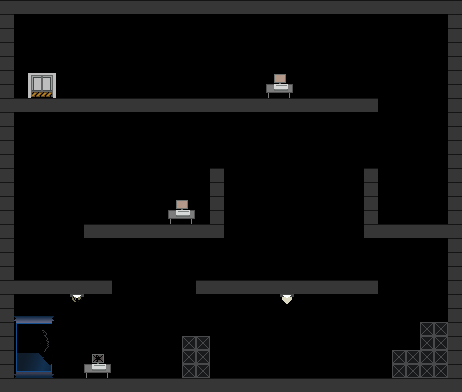

This is a level from a 2D game, rendered from its Tiled map with the project's own tilesets. A one-line summary and the map file follow, with tile-layer data summarised:
An orthogonal 33x28 tile map with 14x14 px tiles, 4 tile layers (Boxes, Decoration, Computer, Ground).

<map version="1.2" tiledversion="1.2.0" orientation="orthogonal" renderorder="right-down" width="33" height="28" tilewidth="14" tileheight="14" infinite="0" nextlayerid="34" nextobjectid="1">
 <tileset firstgid="1" source="Tile Set 1.tsx" />
 <layer id="29" name="Boxes" width="33" height="28">
  <data>[924 cells, 18 non-empty, 4 distinct tile ids]</data>
 </layer>
 <layer id="30" name="Decoration" width="33" height="28">
  <data>[924 cells, 25 non-empty, 25 distinct tile ids]</data>
 </layer>
 <layer id="31" name="Computer" width="33" height="28">
  <data>[924 cells, 12 non-empty, 5 distinct tile ids]</data>
 </layer>
 <layer id="32" name="Ground" width="33" height="28">
  <data>[924 cells, 188 non-empty, 1 distinct tile ids]</data>
 </layer>
</map>
